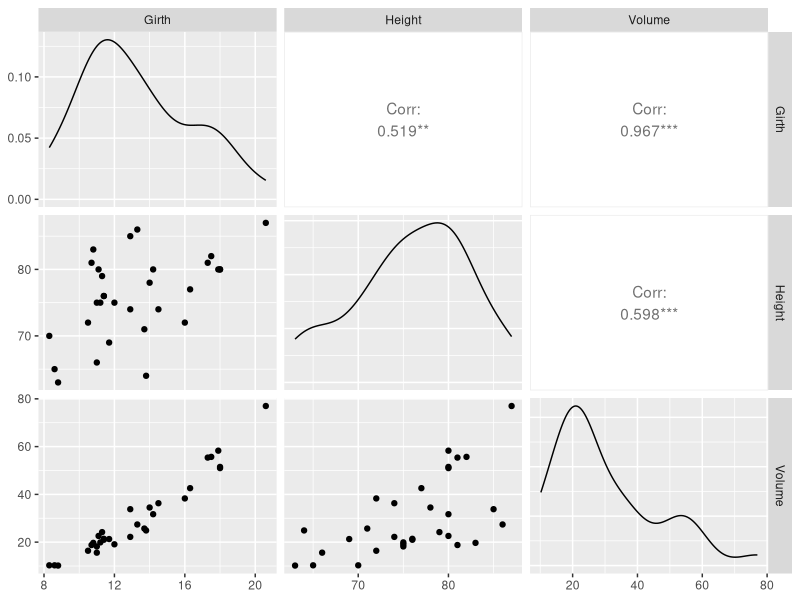
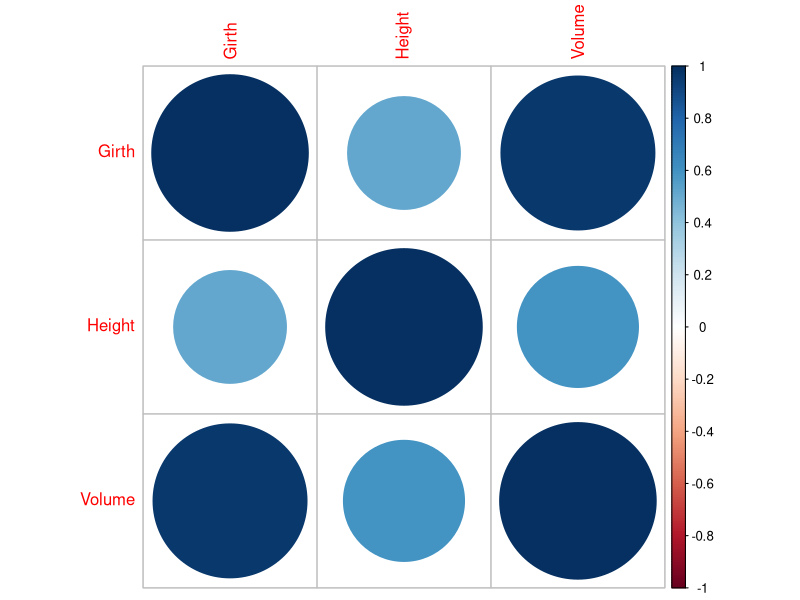
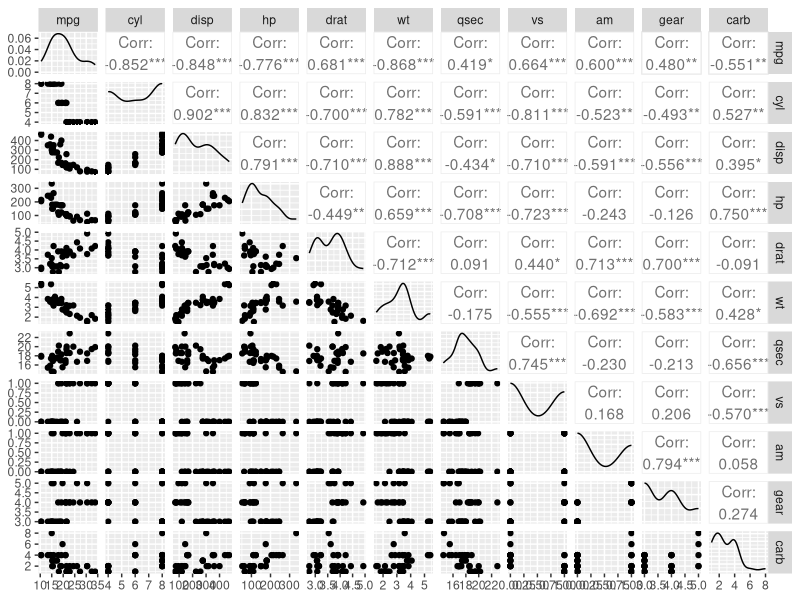
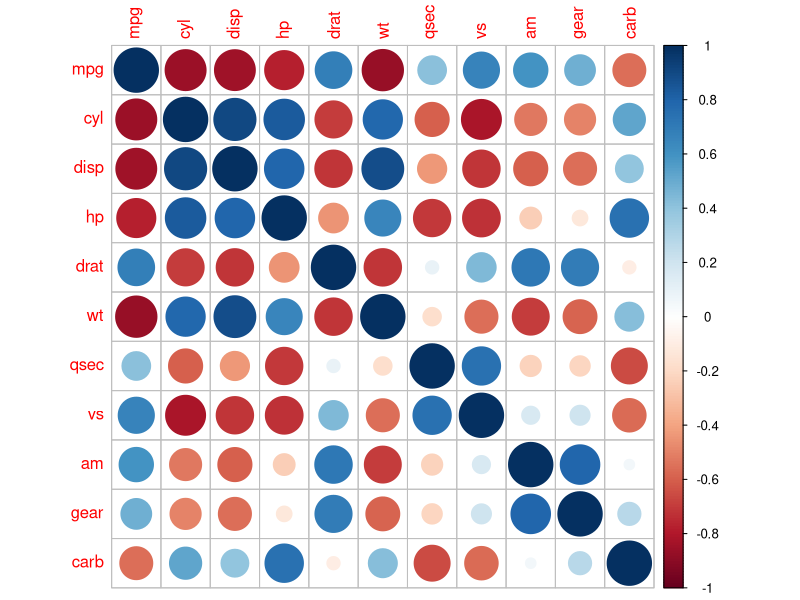
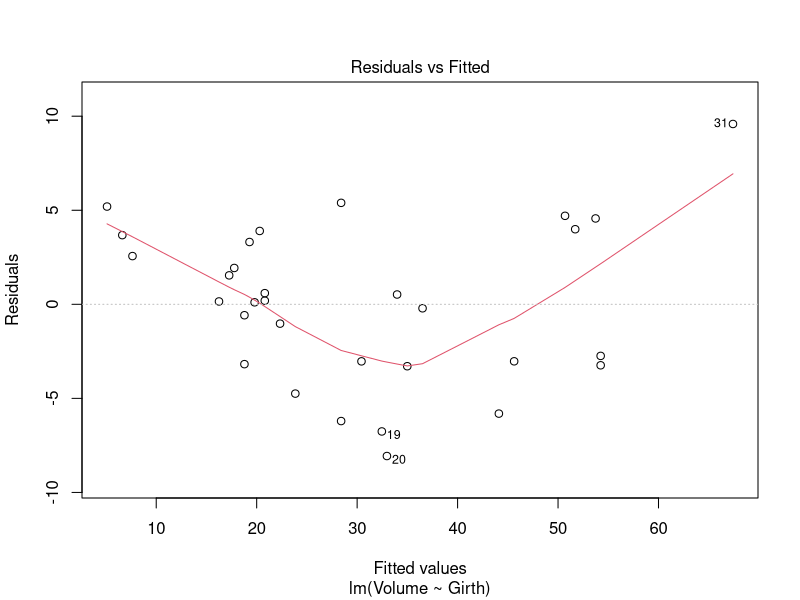
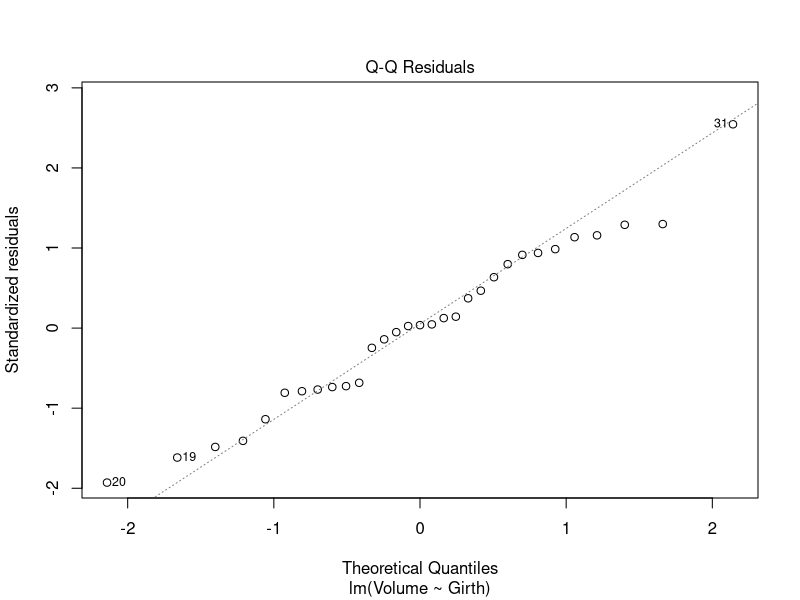
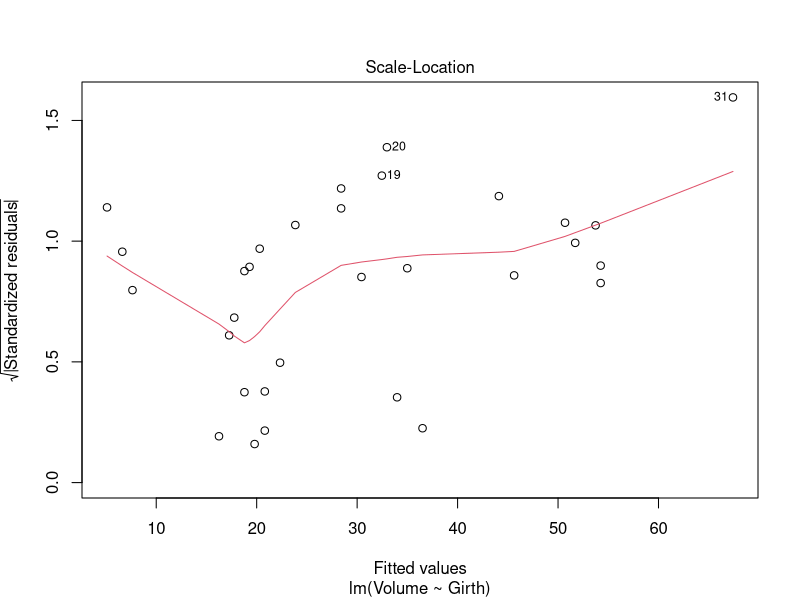
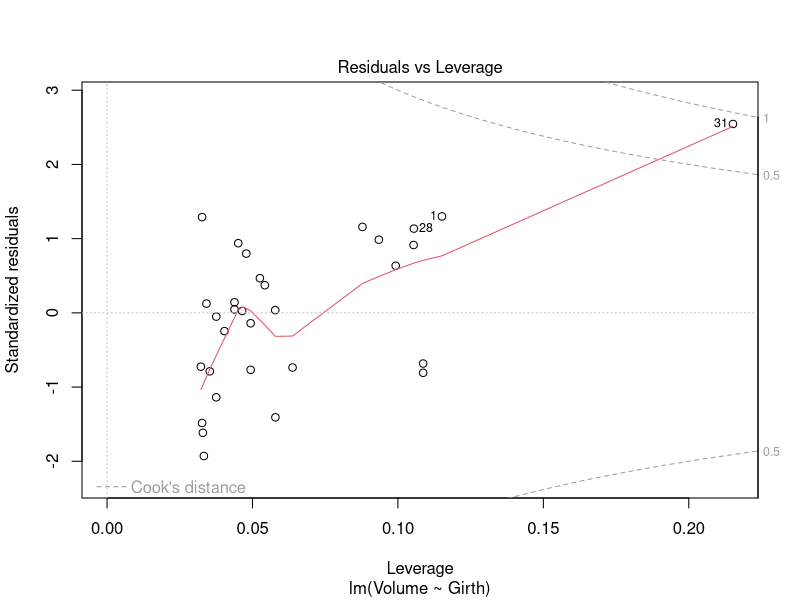

Reproduce these figures in R, in order.
#Correlation and Regression analysis
#cor value if btw -1 and 0 means they are least related if btw 1 and 0
#then they are related. -ve indicated least related and 0 means no relation
#What hypothesis we made is false then null hypothesis is true and if null hypothesis is false
#then what we thought is right which is known as alternative hypothesis
#Preferable is Null hypothesis should be False so that out hypothesis what we have thought is true ie. alternative hypothesis
trees #Girth is width of stem
summary(trees)
str(trees)
cor(trees$Girth,trees$Height)
cor(trees$Girth,trees$Volume)
cor(trees$Height,trees$Volume)
#Suppose if we have more no. of clolumn the task would be easy
library("GGally")
ggpairs(data=trees,column=1:3)
#Without importing GGALLY 
trees.cor=cor(trees) #It will give the matrix only
trees.cor
library("corrplot")
trees.cor=cor(trees)
corrplot(trees.cor) #Correlation plot and its a type of heat map. 


#Working on mt cars
ggpairs(data=mtcars,column=1:ncol(mtcars))
mtcars.cor=cor(mtcars)
corrplot(mtcars.cor)#To show the plot of correlation



#Supervised- have a prior knowledge of the bahaviour of input and have knowledpe of o/p
#Unsupervised- Training the model according to each input for furure production and clustering is done
#Reinforcement- learning (feedback and fault)- To make supervised better 
#Supervised- 1) Regression used if response variable is numerical Ex- height and 2) Classification used if response variable is categorical Ex= gender
#Multiple regression model when the predictor have to enter more than onr column to predict aaccurately
#predictor is independent and on the x axis while response is dependent and on y axis in scatter plot
#and this is called linear model and it has absolute line

#making of linear model
model=lm(Volume~Girth,data=trees) # Here Volume is Response and Girth is Predictor
model
summary(model)
plot(model)
plot(trees$Girth,trees$Volume)
abline(model)

#Coeffecients---> Estimate and std Error
#Intercepter is excpected tree volume if the volume of girth is zero and intercepter is always +ve
#we can not have a tree with a negative value
#slope in the dataset is the effect of tree girth on tree volume which means additional inch of 
#girth of tree volume increased by 5.0659
#The coeffecient standard errors tells the variation of estimated coeffecient from actual 
#average of response variable
#t value- It measures how many standard deviation are the estimated coeffecient from zero
#p value- It measures any value equal or larger than t if h0(NUll Hypo) is TRUE.
#The larger t value, smaller p value generally we use 0.05 significance value when p value is smaller than 0.05 we reject the null hypothesis

ggplot(data=trees,aes(x=Girth,y=Volume))+geom_point()+stat_smooth(method="lm",col="dodgerblue3")+theme(panel.background = element_rect(fill = "white"),axis.line.x=element_line(),axis.line.y = element_line())+ggtitle("Linear Model")
p1=predict(model,data.frame(Girth=18))#Its not giving accurate prediction
View(trees)
p1
#So to make it better and accurate prediction
model1=lm(Volume~(Girth+Height),data=trees)
p2=predict(model1,data.frame(Girth=18,Height=72))
p2



#Working on Cars dataset
cars
str(cars)
summary(cars)# Always check whether the range of attributes /column are close enough 
#Suppose we have one column have value less than 1 and other have more than 1000
#then we have to normalise by using formula. abs((min-max)/max)
structure(cars)
corcar=cor(cars$speed,cars$dist)

corrplot(cor(cars))
library("GGally")
ggpairs(cars) # To make ggplot

par(mfrow=c(1,2))
ggpairs(cars)
corrplot(cor(cars))
#Without making model we can see the o/p through this graph
scatter.smooth(cars$speed,cars$dist,main="Dist~Speed")

par(mfrow=c(1,2)) #Showing more than 1 graph on a screen mfrow is telling no. of rows and columns
boxplot(cars$speed)#To check any outlier present
boxplot(cars$dist)
#Generally an outlier is a data point that lies outside 1.5*IQR(Inter Quartile Range)
#IQR =75th percentile-25th percentile of boxplot or 3rd quadratile-1st quadratile(each 10 percentile is considered as 1st,2nd,...quadratile)
#outlier is the value which is at max distance from mean
#Prepare Model
modelcars=lm(dist~speed,data=cars)
summary(modelcars)#If p value is less than 0.5 then we have assumed the right hypothesis'
set.seed(6234)#To keep the index of value same
traincarin=sample(1:nrow(cars),0.8*nrow(cars)) #It is picking 80% random rows index from Cars
traincar=cars[traincarin,]
testcar=cars[-traincarin,]
lmmod=lm(dist~speed,data=traincar)
lmpred=predict(lmmod,testcar)
check=data.frame(lmpred,testcar$dist)
cor(check)






#Visualization in R
#Scatter Plot- Syntax: plot(x_axis,y_axis)
plot(mtcars$mpg,mtcars$wt)

height=c(5.10,6.2,6,5.8,5.9)
weight=c(80,89,82,72,65)

plot(weight,height)
lines(weight,height)
plot(height,weight,type='S',main='Height v/s Weight',col='red',xlab = 'Height',ylab = 'Weight')# H for histogram, l for line
#s for stage step. s starts from starting and and S starts from last
dates=factor(c(2014,2015,2016,2017))
sales=c(1800,2700,3200,2500)

plot(dates,sales) #As it is fator so rather than showing a dot it will show a line
lines(dates,sales)

v1=c(7,12,28,3,41)
v2=c(14,7,9,19,3)
png(file="line chart learning .jpg")
plot(v1,type='o',col='blue',xlab='Months',ylab = 'Hairfall',main='Rainfall Chart')
#Here if only one column is passed thn it is considered as y as default 
lines(v2,type='o',col='red')
dev.off()

#Bar Plot
counts=table(mtcars$gear)
counts
barplot(counts,main='Gear in Car',xlab = 'Gears',horiz = T)

#Stacked Bar 
counts=table(mtcars$vs,mtcars$gear)
barplot(counts,main="Car",xlab="Number of Years",col=c('blue','red'),legend=rownames(counts),beside=T)
#Legend is what colors indicates , beside will show the stacked graph to side graph


#Pie Chart
slices=c(10,12,4,16,8)
lb=c("US","UK","AUS",'RUS',"IND")
pie(slices,labels = lb,main="Country Chart")
percent=round(slices/sum(slices)*100)
lb=paste(lb,percent)
lb=paste(lb,"%",sep=" ")
lb
pie(slices,labels = lb,main="Country Chart",col=rainbow(length(lb)))

#For 3d Pie
install.packages("plotrix")
library(plotrix)
pie3D(slices,labels = lb,main="Country Chart",col=rainbow(length(lb)))
install.packages("plotly")
